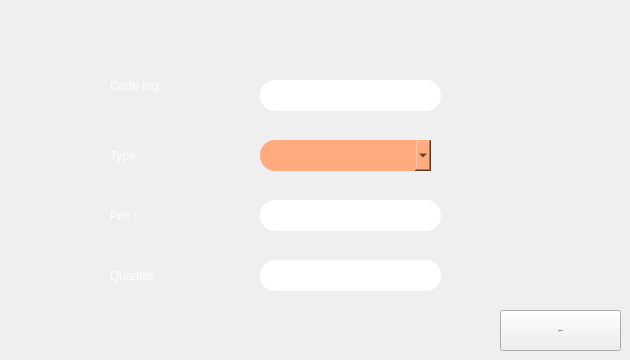
       <widget class="QWidget" name="Ajouter_2">
        <attribute name="title">
         <string>Ajouter un ingrédient</string>
        </attribute>
        <widget class="QLabel" name="label_code_ing">
         <property name="geometry">
          <rect>
           <x>110</x>
           <y>70</y>
           <width>81</width>
           <height>31</height>
          </rect>
         </property>
         <property name="styleSheet">
          <string notr="true">color:white;
border-radius:15px;</string>
         </property>
         <property name="text">
          <string>Code Ing :</string>
         </property>
        </widget>
        <widget class="QLabel" name="label_type_ing">
         <property name="geometry">
          <rect>
           <x>110</x>
           <y>140</y>
           <width>81</width>
           <height>31</height>
          </rect>
         </property>
         <property name="styleSheet">
          <string notr="true">color:white;
border-radius:15px;</string>
         </property>
         <property name="text">
          <string>Type :</string>
         </property>
        </widget>
        <widget class="QLabel" name="label_prix_ing">
         <property name="geometry">
          <rect>
           <x>110</x>
           <y>200</y>
           <width>81</width>
           <height>31</height>
          </rect>
         </property>
         <property name="styleSheet">
          <string notr="true">color:white;
border-radius:15px;</string>
         </property>
         <property name="text">
          <string>Prix :</string>
         </property>
        </widget>
        <widget class="QLineEdit" name="lineEdit_code_ing">
         <property name="geometry">
          <rect>
           <x>260</x>
           <y>80</y>
           <width>181</width>
           <height>31</height>
          </rect>
         </property>
         <property name="font">
          <font>
           <family>century gothic</family>
           <pointsize>-1</pointsize>
           <weight>75</weight>
           <bold>true</bold>
          </font>
         </property>
         <property name="layoutDirection">
          <enum>Qt::LeftToRight</enum>
         </property>
         <property name="styleSheet">
          <string notr="true">
border-radius:15px;</string>
         </property>
         <property name="locale">
          <locale language="French" country="France"/>
         </property>
         <property name="maxLength">
          <number>8</number>
         </property>
         <property name="cursorPosition">
          <number>0</number>
         </property>
         <property name="alignment">
          <set>Qt::AlignCenter</set>
         </property>
        </widget>
        <widget class="QLineEdit" name="lineEdit_prix_ing">
         <property name="geometry">
          <rect>
           <x>260</x>
           <y>200</y>
           <width>181</width>
           <height>31</height>
          </rect>
         </property>
         <property name="font">
          <font>
           <family>century gothic</family>
           <pointsize>-1</pointsize>
           <weight>75</weight>
           <bold>true</bold>
          </font>
         </property>
         <property name="styleSheet">
          <string notr="true">border-radius:15px;
</string>
         </property>
         <property name="maxLength">
          <number>8</number>
         </property>
         <property name="alignment">
          <set>Qt::AlignCenter</set>
         </property>
        </widget>
        <widget class="QPushButton" name="ajouter_ing">
         <property name="geometry">
          <rect>
           <x>500</x>
           <y>310</y>
           <width>121</width>
           <height>41</height>
          </rect>
         </property>
         <property name="font">
          <font>
           <family>century gothic</family>
           <pointsize>-1</pointsize>
           <weight>75</weight>
           <bold>true</bold>
          </font>
         </property>
         <property name="text">
          <string>AJOUTER</string>
         </property>
        </widget>
        <widget class="QComboBox" name="comboBox">
         <property name="geometry">
          <rect>
           <x>260</x>
           <y>140</y>
           <width>171</width>
           <height>31</height>
          </rect>
         </property>
         <property name="font">
          <font>
           <family>century gothic</family>
           <pointsize>-1</pointsize>
           <weight>75</weight>
           <bold>true</bold>
          </font>
         </property>
         <property name="styleSheet">
          <string notr="true">QComboBox
{
background:#ffaa7f;
border-radius:60px;
}

QComboBox{
color:black;
border-radius:15px;
}
QComboBox:hover
{
color:black;
border-radius:15px;
background:#ff5500;
}</string>
         </property>
        </widget>
        <widget class="QLabel" name="label_quantitee">
         <property name="geometry">
          <rect>
           <x>110</x>
           <y>260</y>
           <width>81</width>
           <height>31</height>
          </rect>
         </property>
         <property name="styleSheet">
          <string notr="true">color:white;
border-radius:15px;</string>
         </property>
         <property name="text">
          <string>Quantite :</string>
         </property>
        </widget>
        <widget class="QLineEdit" name="lineEdit_quantiteing">
         <property name="geometry">
          <rect>
           <x>260</x>
           <y>260</y>
           <width>181</width>
           <height>31</height>
          </rect>
         </property>
         <property name="font">
          <font>
           <family>century gothic</family>
           <pointsize>-1</pointsize>
           <weight>75</weight>
           <bold>true</bold>
          </font>
         </property>
         <property name="styleSheet">
          <string notr="true">border-radius:15px;
</string>
         </property>
         <property name="maxLength">
          <number>8</number>
         </property>
         <property name="alignment">
          <set>Qt::AlignCenter</set>
         </property>
        </widget>
       </widget>
